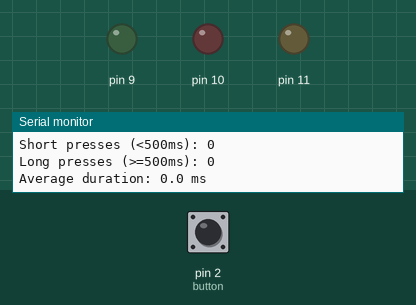
Simulated run of this program. Board: Arduino Mega 2560, built for the host (arithmetic inside an expression is 32-bit, double 64-bit). Shown: output pins drawn as LEDs (lit = HIGH), the last lines printed to the serial monitor. Dashed ring = blinking. Inputs (shaded band) come from the test bench; at power-on: pin 2 (button) HIGH.

Above: at 1.2 s.
1.3 s: pin 2 (button) pulled LOW for 0.15 s
At 1.51 s:
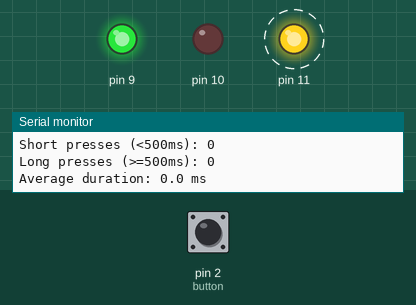
4.3 s: pin 2 (button) pulled LOW for 1 s
At 5.36 s:
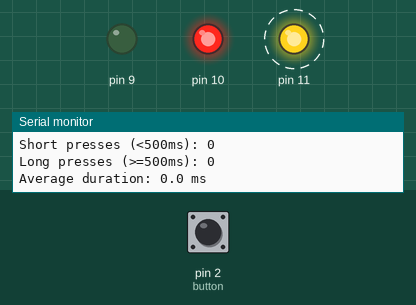
7.3 s: pin 2 (button) pulled LOW for 3.2 s
At 10.79 s:
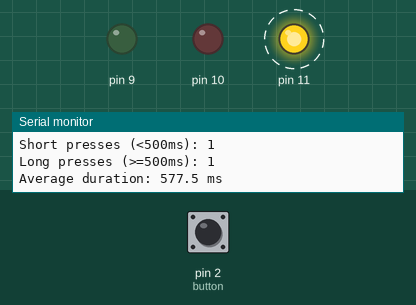
Timing chart, 0 to 13.2 s (numbered marks = the images above; inputs shaded):
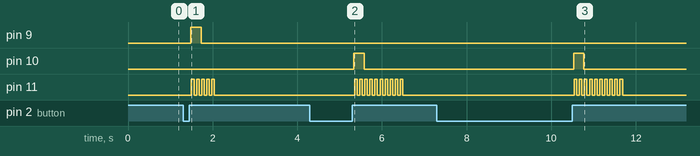

The program:

main.cpp
```cpp
#include <Arduino_FreeRTOS.h>

#include <stdio.h>

#include "button.h"
#include "button_bridge.h"
#include "leds.h"
#include "rtos_sync.h"
#include "shared_data.h"
#include "stdio_bridge.h"
#include "task1.h"
#include "task2.h"
#include "task3.h"

namespace {
constexpr uint32_t SERIAL_BAUDRATE = 9600U;
constexpr uint16_t TASK_STACK_WORDS = 192U;
constexpr UBaseType_t PRIORITY_TASK1 = 3U;
constexpr UBaseType_t PRIORITY_TASK2 = 2U;
constexpr UBaseType_t PRIORITY_TASK3 = 1U;
}  // namespace

extern "C" void setup() {
  stdioBridgeInit(SERIAL_BAUDRATE);
  buttonInit();
  buttonBridgeInit();
  ledsInit();
  resetSharedData();

  if (!rtosSyncInit()) {
    while (true) {
      ledsYellowOn();
      vTaskDelay(pdMS_TO_TICKS(150));
      ledsYellowOff();
      vTaskDelay(pdMS_TO_TICKS(150));
    }
  }

  xTaskCreate(task1_buttonDetectAndMeasure, "Task1", TASK_STACK_WORDS, nullptr, PRIORITY_TASK1,
              nullptr);
  xTaskCreate(task2_statisticsAndBlink, "Task2", TASK_STACK_WORDS, nullptr, PRIORITY_TASK2,
              nullptr);
  xTaskCreate(task3_periodicReport, "Task3", TASK_STACK_WORDS, nullptr, PRIORITY_TASK3,
              nullptr);

  printf("Lab 4 - Part 2 (FreeRTOS preemptive tasks)\n");
  printf("Button monitoring started.\n\n");
}

extern "C" void loop() {
}
```

button.h
```cpp
#ifndef BUTTON_H
#define BUTTON_H

void buttonInit();
bool buttonIsPressed();

#endif
```

button_bridge.h
```cpp
#ifndef BUTTON_BRIDGE_H
#define BUTTON_BRIDGE_H

#include <stdint.h>

void buttonBridgeInit();
void buttonBridgeUpdate(uint32_t nowMs);
bool buttonBridgeIsPressed();

#endif
```

leds.h
```cpp
#ifndef LEDS_H
#define LEDS_H

void ledsInit();
void ledsGreenOn();
void ledsGreenOff();
void ledsRedOn();
void ledsRedOff();
void ledsYellowOn();
void ledsYellowOff();
void ledsShortLongOff();

#endif
```

rtos_sync.h
```cpp
#ifndef RTOS_SYNC_H
#define RTOS_SYNC_H

#include <Arduino_FreeRTOS.h>
#include <semphr.h>

extern SemaphoreHandle_t g_pressEventSemaphore;
extern SemaphoreHandle_t g_sharedDataMutex;

bool rtosSyncInit();

#endif
```

shared_data.h
```cpp
#ifndef SHARED_DATA_H
#define SHARED_DATA_H

#include <stdint.h>

struct PressEventData {
  bool isShortPress;
  uint32_t durationMs;
};

struct StatisticsData {
  uint32_t totalPresses;
  uint32_t shortPresses;
  uint32_t longPresses;
  uint32_t totalDurationMs;
};

extern PressEventData g_lastPressEvent;
extern StatisticsData g_statistics;

void resetSharedData();

#endif
```

stdio_bridge.h
```cpp
#ifndef STDIO_BRIDGE_H
#define STDIO_BRIDGE_H

#include <stdint.h>

void stdioBridgeInit(uint32_t baudRate);

#endif
```

task1.h
```cpp
#ifndef TASK1_H
#define TASK1_H

void task1_buttonDetectAndMeasure(void* parameters);

#endif
```

task2.h
```cpp
#ifndef TASK2_H
#define TASK2_H

void task2_statisticsAndBlink(void* parameters);

#endif
```

task3.h
```cpp
#ifndef TASK3_H
#define TASK3_H

void task3_periodicReport(void* parameters);

#endif
```

button.cpp
```cpp
#include "button.h"

#include <Arduino.h>

void buttonInit() {
  pinMode(2, INPUT_PULLUP);
}

bool buttonIsPressed() {
  return digitalRead(2) == LOW;
}
```

button_bridge.cpp
```cpp
#include "button_bridge.h"

#include "button.h"

namespace {
constexpr uint32_t BUTTON_DEBOUNCE_MS = 25U;

bool g_stablePressed = false;
bool g_candidatePressed = false;
uint32_t g_candidateSinceMs = 0U;
}

void buttonBridgeInit() {
  g_stablePressed = buttonIsPressed();
  g_candidatePressed = g_stablePressed;
  g_candidateSinceMs = 0U;
}

void buttonBridgeUpdate(uint32_t nowMs) {
  const bool rawPressed = buttonIsPressed();

  if (rawPressed != g_candidatePressed) {
    g_candidatePressed = rawPressed;
    g_candidateSinceMs = nowMs;
    return;
  }

  if (g_candidatePressed != g_stablePressed && (nowMs - g_candidateSinceMs) >= BUTTON_DEBOUNCE_MS) {
    g_stablePressed = g_candidatePressed;
  }
}

bool buttonBridgeIsPressed() {
  return g_stablePressed;
}
```

leds.cpp
```cpp
#include "leds.h"

#include <Arduino.h>

namespace {
constexpr uint8_t LED_GREEN_PIN = 9U;
constexpr uint8_t LED_RED_PIN = 10U;
constexpr uint8_t LED_YELLOW_PIN = 11U;
}

void ledsInit() {
  pinMode(LED_GREEN_PIN, OUTPUT);
  pinMode(LED_RED_PIN, OUTPUT);
  pinMode(LED_YELLOW_PIN, OUTPUT);

  digitalWrite(LED_GREEN_PIN, LOW);
  digitalWrite(LED_RED_PIN, LOW);
  digitalWrite(LED_YELLOW_PIN, LOW);
}

void ledsGreenOn() {
  digitalWrite(LED_GREEN_PIN, HIGH);
}

void ledsGreenOff() {
  digitalWrite(LED_GREEN_PIN, LOW);
}

void ledsRedOn() {
  digitalWrite(LED_RED_PIN, HIGH);
}

void ledsRedOff() {
  digitalWrite(LED_RED_PIN, LOW);
}

void ledsYellowOn() {
  digitalWrite(LED_YELLOW_PIN, HIGH);
}

void ledsYellowOff() {
  digitalWrite(LED_YELLOW_PIN, LOW);
}

void ledsShortLongOff() {
  ledsGreenOff();
  ledsRedOff();
}
```

rtos_sync.cpp
```cpp
#include "rtos_sync.h"

SemaphoreHandle_t g_pressEventSemaphore = nullptr;
SemaphoreHandle_t g_sharedDataMutex = nullptr;

bool rtosSyncInit() {
  g_pressEventSemaphore = xSemaphoreCreateBinary();
  g_sharedDataMutex = xSemaphoreCreateMutex();

  return g_pressEventSemaphore != nullptr && g_sharedDataMutex != nullptr;
}
```

shared_data.cpp
```cpp
#include "shared_data.h"

PressEventData g_lastPressEvent = {true, 0U};
StatisticsData g_statistics = {0U, 0U, 0U, 0U};

void resetSharedData() {
  g_lastPressEvent = {true, 0U};
  g_statistics = {0U, 0U, 0U, 0U};
}
```

stdio_bridge.cpp
```cpp
#include "stdio_bridge.h"

#include <Arduino.h>
#include <stdio.h>

namespace {
int serialPutCharacter(char character, FILE*) {
  if (character == '\n') {
    Serial.write('\r');
  }
  Serial.write(static_cast<uint8_t>(character));
  return 0;
}

FILE g_stdoutStream;
}

void stdioBridgeInit(uint32_t baudRate) {
  Serial.begin(baudRate);

  fdev_setup_stream(&g_stdoutStream, serialPutCharacter, nullptr, _FDEV_SETUP_WRITE);
  stdout = &g_stdoutStream;
}
```

task1.cpp
```cpp
#include "task1.h"

#include <Arduino_FreeRTOS.h>
#include <semphr.h>

#include "button_bridge.h"
#include "leds.h"
#include "rtos_sync.h"
#include "shared_data.h"

namespace {
constexpr uint32_t SHORT_PRESS_THRESHOLD_MS = 500U;
constexpr uint32_t MIN_VALID_PRESS_MS = 30U;
constexpr uint32_t SHORT_LONG_LED_HOLD_MS = 250U;

constexpr TickType_t TASK1_PERIOD = pdMS_TO_TICKS(20U);
constexpr TickType_t TASK1_OFFSET = pdMS_TO_TICKS(0U);

bool g_previousPressed = false;
TickType_t g_pressStartTick = 0U;
TickType_t g_indicatorOffTick = 0U;
}

void task1_buttonDetectAndMeasure(void* parameters) {
  (void)parameters;

  if (TASK1_OFFSET > 0U) {
    vTaskDelay(TASK1_OFFSET);
  }

  TickType_t lastWakeTick = xTaskGetTickCount();
  while (true) {
    const TickType_t nowTick = xTaskGetTickCount();
    const uint32_t nowMs = static_cast<uint32_t>(nowTick) * portTICK_PERIOD_MS;

    buttonBridgeUpdate(nowMs);
    const bool isPressed = buttonBridgeIsPressed();

    if (isPressed && !g_previousPressed) {
      g_pressStartTick = nowTick;
    }

    if (!isPressed && g_previousPressed) {
      const uint32_t durationMs =
          static_cast<uint32_t>(nowTick - g_pressStartTick) * portTICK_PERIOD_MS;

      if (durationMs >= MIN_VALID_PRESS_MS) {
        const bool isShortPress = durationMs < SHORT_PRESS_THRESHOLD_MS;

        if (xSemaphoreTake(g_sharedDataMutex, pdMS_TO_TICKS(10U)) == pdTRUE) {
          g_lastPressEvent.durationMs = durationMs;
          g_lastPressEvent.isShortPress = isShortPress;
          xSemaphoreGive(g_sharedDataMutex);
          xSemaphoreGive(g_pressEventSemaphore);
        }

        ledsShortLongOff();
        if (isShortPress) {
          ledsGreenOn();
        } else {
          ledsRedOn();
        }

        g_indicatorOffTick = nowTick + pdMS_TO_TICKS(SHORT_LONG_LED_HOLD_MS);
      }
    }

    g_previousPressed = isPressed;

    if (g_indicatorOffTick != 0U && nowTick >= g_indicatorOffTick) {
      ledsShortLongOff();
      g_indicatorOffTick = 0U;
    }

    vTaskDelayUntil(&lastWakeTick, TASK1_PERIOD);
  }
}
```

task2.cpp
```cpp
#include "task2.h"

#include <Arduino_FreeRTOS.h>
#include <semphr.h>

#include "leds.h"
#include "rtos_sync.h"
#include "shared_data.h"

namespace {
constexpr uint8_t SHORT_PRESS_BLINKS = 5U;
constexpr uint8_t LONG_PRESS_BLINKS = 10U;
constexpr TickType_t YELLOW_TOGGLE_INTERVAL = pdMS_TO_TICKS(70U);

constexpr TickType_t TASK2_PERIOD = pdMS_TO_TICKS(20U);
constexpr TickType_t TASK2_OFFSET = pdMS_TO_TICKS(5U);

uint16_t g_pendingYellowToggles = 0U;
bool g_yellowState = false;
TickType_t g_lastYellowToggleTick = 0U;

void queueYellowBlinks(uint8_t blinkCount) {
  g_pendingYellowToggles += static_cast<uint16_t>(blinkCount) * 2U;
}
}

void task2_statisticsAndBlink(void* parameters) {
  (void)parameters;

  if (TASK2_OFFSET > 0U) {
    vTaskDelay(TASK2_OFFSET);
  }

  TickType_t lastWakeTick = xTaskGetTickCount();
  while (true) {
    if (xSemaphoreTake(g_pressEventSemaphore, 0U) == pdTRUE) {
      PressEventData localEvent{};
      bool eventReady = false;

      if (xSemaphoreTake(g_sharedDataMutex, pdMS_TO_TICKS(10U)) == pdTRUE) {
        localEvent = g_lastPressEvent;

        g_statistics.totalPresses++;
        g_statistics.totalDurationMs += localEvent.durationMs;
        if (localEvent.isShortPress) {
          g_statistics.shortPresses++;
        } else {
          g_statistics.longPresses++;
        }

        xSemaphoreGive(g_sharedDataMutex);
        eventReady = true;
      }

      if (eventReady) {
        if (localEvent.isShortPress) {
          queueYellowBlinks(SHORT_PRESS_BLINKS);
        } else {
          queueYellowBlinks(LONG_PRESS_BLINKS);
        }
      }
    }

    const TickType_t nowTick = xTaskGetTickCount();
    if (g_pendingYellowToggles > 0U && (nowTick - g_lastYellowToggleTick) >= YELLOW_TOGGLE_INTERVAL) {
      g_lastYellowToggleTick = nowTick;
      g_yellowState = !g_yellowState;
      if (g_yellowState) {
        ledsYellowOn();
      } else {
        ledsYellowOff();
      }
      g_pendingYellowToggles--;
    }

    if (g_pendingYellowToggles == 0U && g_yellowState) {
      g_yellowState = false;
      ledsYellowOff();
    }

    vTaskDelayUntil(&lastWakeTick, TASK2_PERIOD);
  }
}
```

task3.cpp
```cpp
#include "task3.h"

#include <Arduino_FreeRTOS.h>
#include <semphr.h>
#include <stdio.h>

#include "rtos_sync.h"
#include "shared_data.h"

namespace {
constexpr TickType_t REPORT_PERIOD = pdMS_TO_TICKS(10000U);
constexpr TickType_t TASK3_OFFSET = pdMS_TO_TICKS(10U);
}

void task3_periodicReport(void* parameters) {
  (void)parameters;

  if (TASK3_OFFSET > 0U) {
    vTaskDelay(TASK3_OFFSET);
  }

  TickType_t lastWakeTick = xTaskGetTickCount();
  while (true) {
    StatisticsData snapshot = {0U, 0U, 0U, 0U};
    bool hasSnapshot = false;

    if (xSemaphoreTake(g_sharedDataMutex, pdMS_TO_TICKS(20U)) == pdTRUE) {
      snapshot = g_statistics;
      g_statistics = {0U, 0U, 0U, 0U};
      xSemaphoreGive(g_sharedDataMutex);
      hasSnapshot = true;
    }

    if (hasSnapshot) {
      uint32_t averageDurationIntMs = 0U;
      uint32_t averageDurationTenthMs = 0U;
      if (snapshot.totalPresses > 0U) {
        averageDurationIntMs = snapshot.totalDurationMs / snapshot.totalPresses;
        averageDurationTenthMs = ((snapshot.totalDurationMs * 10U) / snapshot.totalPresses) % 10U;
      }

      printf("[10s report][FreeRTOS]\n");
      printf("Total presses: %lu\n", static_cast<unsigned long>(snapshot.totalPresses));
      printf("Short presses (<500ms): %lu\n", static_cast<unsigned long>(snapshot.shortPresses));
      printf("Long presses (>=500ms): %lu\n", static_cast<unsigned long>(snapshot.longPresses));
      printf("Average duration: %lu.%lu ms\n\n",
             static_cast<unsigned long>(averageDurationIntMs),
             static_cast<unsigned long>(averageDurationTenthMs));
    }

    vTaskDelayUntil(&lastWakeTick, REPORT_PERIOD);
  }
}
```

Measured:
- after the input at 1.3 s, pin 9: LOW → HIGH after 0.19 s, → LOW 0.24 s later; pin 11: alternates HIGH for 0.06 s and LOW for 0.06 s, 10 changes in all, then stays LOW, starting after 0.20 s
- after the input at 4.3 s, pin 10: LOW → HIGH after 1.0 s, → LOW 0.24 s later; pin 11: alternates HIGH for 0.06 s and LOW for 0.06 s, 20 changes in all, then stays LOW, starting after 1.1 s
- after the input at 7.3 s, pin 10: LOW → HIGH after 3.2 s, → LOW 0.24 s later; pin 11: alternates HIGH for 0.06 s and LOW for 0.06 s, 20 changes in all, then stays LOW, starting after 3.2 s
